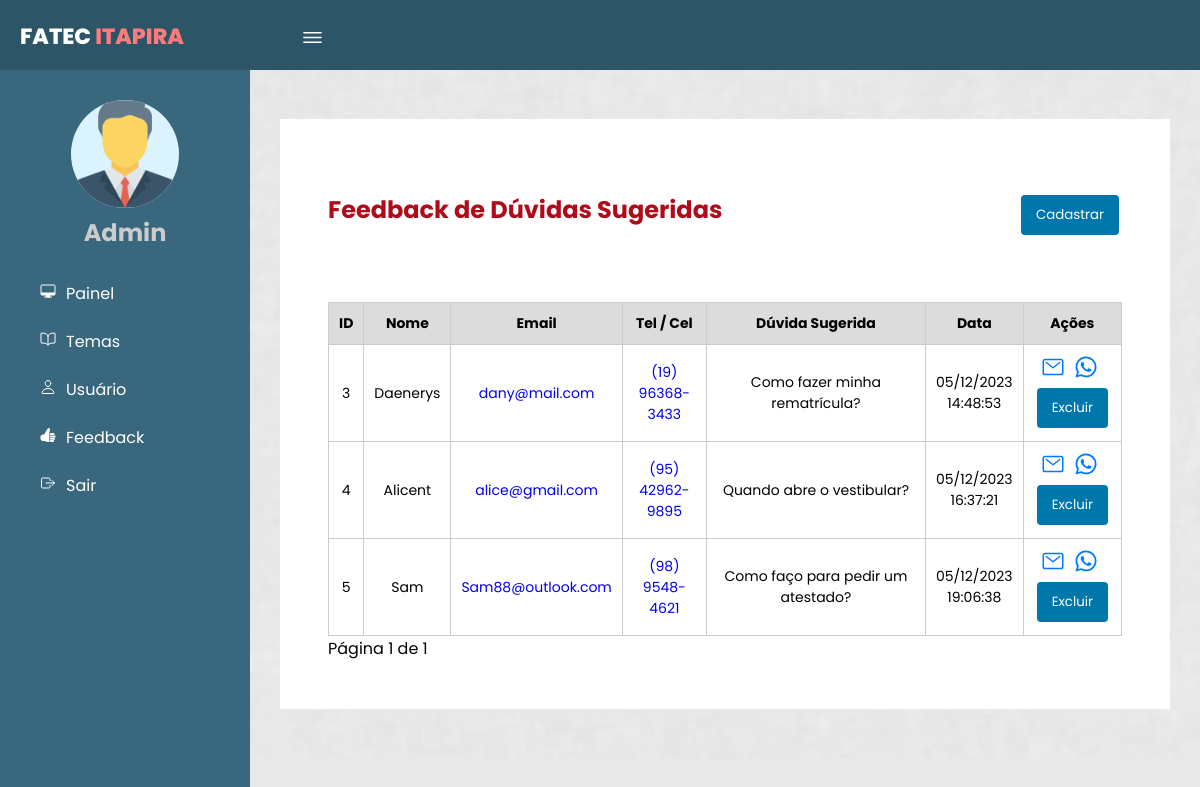
Screenshot of /Views/listarVisitante.php (signed in) with the database file from the repository.
### tables this page shows
CREATE TABLE `sugestoes` (
  `idSugestao` int(10) UNSIGNED NOT NULL,
  `Nome` varchar(50) NOT NULL,
  `Email` varchar(100) NOT NULL,
  `Telefone` varchar(20) NOT NULL,
  `ConteudoSugestao` text NOT NULL,
  `Status` varchar(50) NOT NULL DEFAULT 'Pendente',
  `DataSubmissao` datetime NOT NULL DEFAULT current_timestamp()
);

### Class/Sugestoes.php (called while the page is built, shortened)
<?php
class Sugestoes
{
    private $conn;
    public function __construct($conn)
    {
        $this->conn = $conn;
    }
    public function contarSugestoes() {
        try {
            $query = "SELECT COUNT(*) AS total FROM sugestoes";
            $stmt = $this->conn->prepare($query);
            $stmt->execute();
            $result = $stmt->fetch(PDO::FETCH_ASSOC);
            return $result['total'];
        } catch (PDOException $e) {
            echo "Erro: " . $e->getMessage();
            return 0;
        }
    }
    public function listarSugestoesPaginadas($registrosPorPagina, $offset) {
        try {
            $query = "SELECT * FROM sugestoes LIMIT :registrosPorPagina OFFSET :offset";
            $stmt = $this->conn->prepare($query);
            $stmt->bindParam(':registrosPorPagina', $registrosPorPagina, PDO::PARAM_INT);
            $stmt->bindParam(':offset', $offset, PDO::PARAM_INT);
            $stmt->execute();
            return $stmt->fetchAll(PDO::FETCH_ASSOC);
        } catch (PDOException $e) {
            echo "Erro: " . $e->getMessage();
            return [];
        }
    }
}
?>

### Views/listarVisitante.php (the view, shortened to what this page needs)
<?php
require_once '../Class/Sugestoes.php';
require_once '../conexao.php';
require_once '../Class/Pagination.php';
$sugestao = new Sugestoes($conn);
$totalRegistros = $sugestao->contarSugestoes();
$registrosPorPagina = 10;
$pagination = new Pagination($totalRegistros, $registrosPorPagina);
$paginaAtual = $pagination->getPaginaAtual();
$offset = ($paginaAtual - 1) * $registrosPorPagina;
$sugestoesPaginadas = $sugestao->listarSugestoesPaginadas($registrosPorPagina, $offset);
?>
<!DOCTYPE html>
<html lang="pt-br">
<head>
    <link rel="stylesheet" href="../css/format.css">
</head>
<body page='lista' class="corpo">
    <header>
        <label for="check">
            <ion-icon name="menu-outline" id="sidebar_btn"></ion-icon>
        </label>
        <div class="left">
            <h3>Fatec <span>Itapira</span></h3>
        </div>
    </header>
    <div class="sidebar">
        <div class="center">
            <img src="../icon/manager_icon_129392.png" class="image" alt="">
            <h2>Admin</h2>
        </div>
        <a href="../painelAdmin.php" onclick="vizualizar('lista', true)"><ion-icon
                name="desktop-outline"></ion-icon><span>Painel</span></a>
        <a href="../gerenciarTema.php"><ion-icon name="book-outline"></ion-icon><span>Temas</span></a>
        <a href="../gerenciarUsuario.php"><ion-icon name="person-outline"></ion-icon><span>Usuário</span></a>
        <a href="#"><ion-icon name="thumbs-up"></ion-icon></ion-icon><span>Feedback</span></a>
        <a href="../login/sairLogin.php"><ion-icon name="exit-outline"></ion-icon><span>Sair</span></a>
    </div>
    <div class="content">
        <div id='listaRegistros'>
            <div class="titulo_ask">
                <h1>Feedback de Dúvidas Sugeridas</h1>
                <a href="Views/cadastroUsuario.html"><button>Cadastrar</button></a>
            </div>
        <?php if (!empty($sugestoesPaginadas)): ?>
        <table>
            <tr>
                <thead>
                    <th>ID</th>
                    <th>Nome</th>
                    <th>Email</th>
                    <th>Tel / Cel</th>
                    <th>Dúvida Sugerida</th>
                    <th>Data</th>
                    <th>Ações</th>
                </tr>
            <?php foreach ($sugestoesPaginadas as $user): ?>
                <tr>
                    <td><?= $user['idSugestao']; ?></td>
                    <td><?= $user['Nome']; ?></td>
                    <td><a href="mailto:<?= $user['Email']; ?>"><?= $user['Email']; ?></a></td>
                    <td>
                        <?php
                        $numeroTelefone = preg_replace("/[^0-9]/", "", $user['Telefone']);
                        $ehCelular = preg_match("/^\d{10,}$/", $numeroTelefone);
                        if ($ehCelular): ?>
                            <a href="https://wa.me/<?= $numeroTelefone; ?>" target="_blank"><?= $user['Telefone']; ?></a>
                        <?php else: ?>
                            <?= $user['Telefone']; ?>
                        <?php endif; ?>
                    </td>
                    <td><?= $user['ConteudoSugestao']; ?></td>
                    <td><?= (new DateTime($user['DataSubmissao']))->format('d/m/Y H:i:s'); ?></td>
                    <td>
                    <a href="mailto:<?php echo $user['Email']; ?>">
                        <ion-icon name="mail-outline"></ion-icon>
                    </a>
                    <a href="https://wa.me/<?php echo preg_replace("/[^0-9]/", "", $user['Telefone']); ?>" target="_blank">
                        <ion-icon name="logo-whatsapp"></ion-icon>
                    </a>
                        <form action="../Controllers/excluir_visitante.php" method="POST">
                            <button type="submit" onclick="return confirm('Tem certeza que deseja excluir?');">Excluir</button>
                        </form>
                    </td>
                </tr>
            <?php endforeach; ?>
        </table>
        <?= $pagination->criarLinks(); ?>
    <?php else: ?>
        <p>Nenhum dado encontrado</p>
    <?php endif; ?>
        </div>
    </div>
</body>
</html>

### css/format.css (style rules this page uses)
* { margin: 0; padding: 0; font-family: "Poppins", sans-serif; }
body { background-color: #e9e9e9; }
header { position: fixed; background: #2c5668; padding: 20px; width: 100%; height: 30px; z-index: 5; }
.left h3 { color: #fff; margin: 0; text-transform: uppercase; font-size: 22px; font-weight: 800; }
.left span { color: #ff7a7a; }
.sidebar { position: fixed; width: 250px; height: 100%; margin-top: 70px; padding-top: 30px; left: 0; background: #39677e; transition: 0.5s; transition-property: left; -webkit-transition: 0.5s; -moz-transition: 0.5s; -ms-transition: 0.5s; -o-transition: 0.5s; }
.sidebar .image { width: 108px; height: 108px; border-radius: 100px; -webkit-border-radius: 100px; -moz-border-radius: 100px; -ms-border-radius: 100px; -o-border-radius: 100px; background-color: #daf3ff; }
.sidebar h2 { color: #ccc; margin-top: 0; margin-bottom: 20px; }
.sidebar a { color: #fff; display: block; width: 100%; line-height: 48px; text-decoration: none; padding-left: 40px; box-sizing: border-box; transition: 0.5s; transition-property: background; }
.sidebar .center { text-align: center; }
.sidebar ion-icon { padding-right: 10px; }
label #sidebar_btn { z-index: 1; position: fixed; left: 300px; color: #fff; font-size: 25px; margin: 5px 0; cursor: pointer; transition: 0.5s; transition-property: color; }
.content { background: url(../img/bg.png) no-repeat; background-size: cover; background-position: center; transition: 0.5s; position: relative; margin-left: 250px; top: 69px; z-index: 1; overflow: hidden; }
div#listaRegistros { background: white; padding: 3rem; margin: 50px 30px; }
#listaRegistros { display: flex; align-items: center; justify-content: center; flex-direction: column; }
body[page="lista"] #listaRegistros { display: block; }
a { text-decoration: none; }
table { width: 100%; border-collapse: collapse; }
thead { background: gainsboro; }
table th, table td { text-align: center; font-size: 14px; padding: 10px; border: solid 1px #ccc; }
button { border: none; border-radius: 4px; cursor: pointer; background-color: #07a; color: #fff; margin: 3px; padding: 10px 15px; -webkit-border-radius: 4px; -moz-border-radius: 4px; -ms-border-radius: 4px; -o-border-radius: 4px; }
.titulo_ask { display: flex; justify-content: space-between; margin-block-start: 25px; }
.titulo_ask h1 { color: #b00b18; font-size: 24px; }
td ion-icon { font-size: 24px; color: #007bff; margin-right: 5px; }
.corpo td:nth-child(4) { word-wrap: break-word; width: 13%; }
.corpo td:nth-child(5) { width: 50%; }
label, select, input { text-align: left; vertical-align: middle; white-space: nowrap; }

### rows the page displays
sugestoes: idSugestao "3", Nome "Daenerys", Email "dany@mail.com", Telefone "(19) 96368-3433", ConteudoSugestao "Como fazer minha rematrícula?", DataSubmissao "05/12/2023 14:48:53"
sugestoes: idSugestao "4", Nome "Alicent", Email "alice@gmail.com", Telefone "(95) 42962-9895", ConteudoSugestao "Quando abre o vestibular?", DataSubmissao "05/12/2023 16:37:21"
sugestoes: idSugestao "5", Nome "Sam", Email "Sam88@outlook.com", Telefone "(98) 9548-4621", ConteudoSugestao "Como faço para pedir um atestado?", DataSubmissao "05/12/2023 19:06:38"

### other values shown
$this->paginaAtual "1"
$this->paginasTotais "1"
